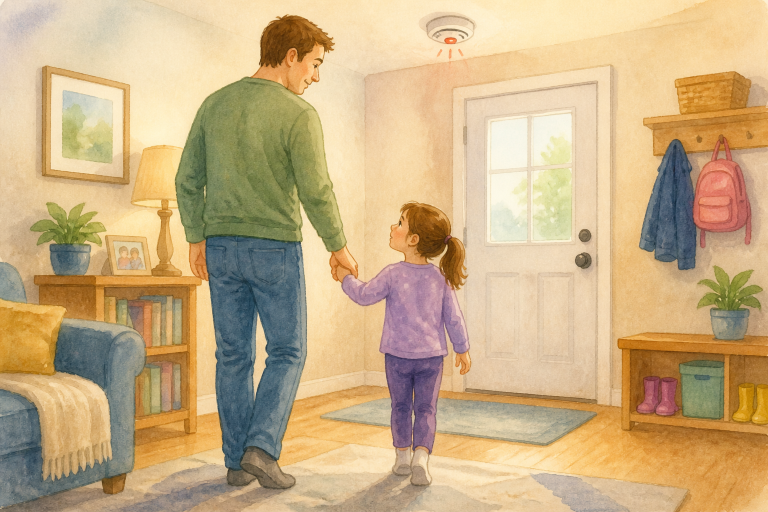
#> input picture docs/illustrations/alarm-calm.png, 1536 x 1024 px (shown at 1/2 size); its folder holds 4 pictures in this run
$ python optimize_images.py
#> lines starting #> are read from the running program, lines starting #| are printed output that depends on the picture
#!/usr/bin/env python3
"""Optimize book illustrations from originals/ into docs/illustrations/.

Usage:
  python3 scripts/optimize_images.py
"""

from __future__ import annotations

import sys
from concurrent.futures import ProcessPoolExecutor, as_completed
from pathlib import Path

from PIL import Image

ROOT = Path(__file__).resolve().parents[1]
SRC = ROOT / "originals" / "illustrations"
DST = ROOT / "docs" / "illustrations"

# Reading column ~540–700 CSS px; 2× retina ≈ 1200. 960 is a good mobile/desktop balance.
MAX_SIDE = 960
WEBP_QUALITY = 78
JPEG_QUALITY = 82
WORKERS = 4


def optimize_one(src: Path) -> tuple[str, int, int]:
    rel = src.name
    suffix = src.suffix.lower()

    # Social preview: keep JPEG for Telegram/Open Graph compatibility
    if src.stem == "og-preview":
        out = DST / "og-preview.jpg"
        with Image.open(src) as im:
            im = im.convert("RGB")
            im.save(out, "JPEG", quality=JPEG_QUALITY, optimize=True, progressive=True)
        return out.name, src.stat().st_size, out.stat().st_size

    out = DST / f"{src.stem}.webp"
    with Image.open(src) as im:
#> im is the input picture: PIL image 1536x1024 RGB; mean R, G, B 201, 174.7, 132.8
        im = im.convert("RGB")
        w, h = im.size
#> w = 1536; h = 1024
        scale = min(1.0, MAX_SIDE / max(w, h))
#> scale = 0.625
        if scale < 1.0:
            im = im.resize((int(w * scale), int(h * scale)), Image.Resampling.LANCZOS)
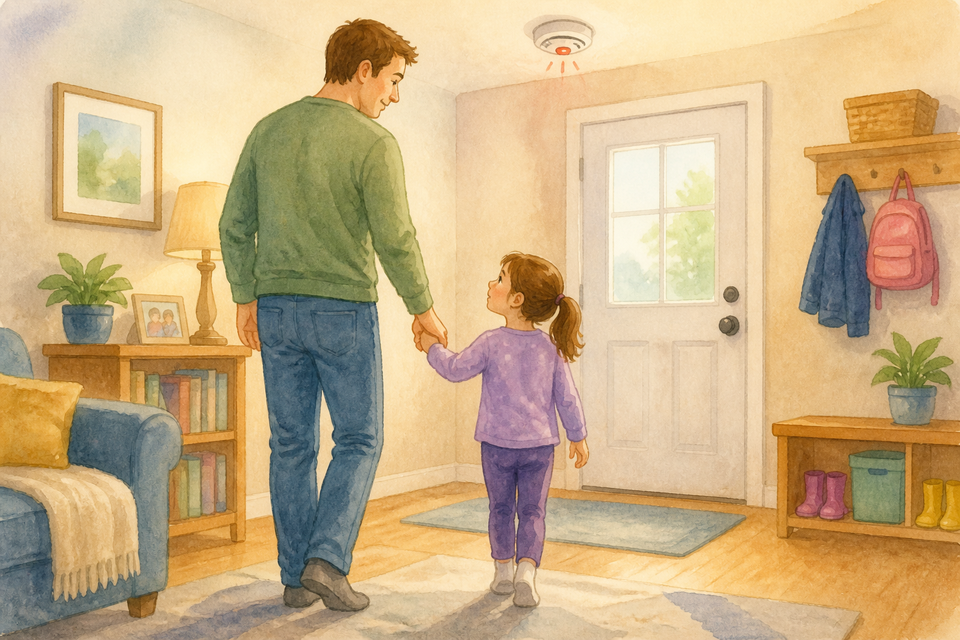
#> im: PIL image 960x640 RGB; mean R, G, B 201, 174.7, 132.8
        im.save(out, "WEBP", quality=WEBP_QUALITY, method=6)
    return out.name, src.stat().st_size, out.stat().st_size


def main() -> int:
    if not SRC.is_dir():
        print(f"Missing originals: {SRC}", file=sys.stderr)
        return 1

    DST.mkdir(parents=True, exist_ok=True)
    files = sorted(
        p
        for p in SRC.iterdir()
        if p.suffix.lower() in {".png", ".jpg", ".jpeg", ".webp"} and p.is_file()
    )
    if not files:
        print("No images found in originals/illustrations")
        return 1

    total_in = total_out = 0
    done = 0
    with ProcessPoolExecutor(max_workers=WORKERS) as pool:
        futures = {pool.submit(optimize_one, f): f for f in files}
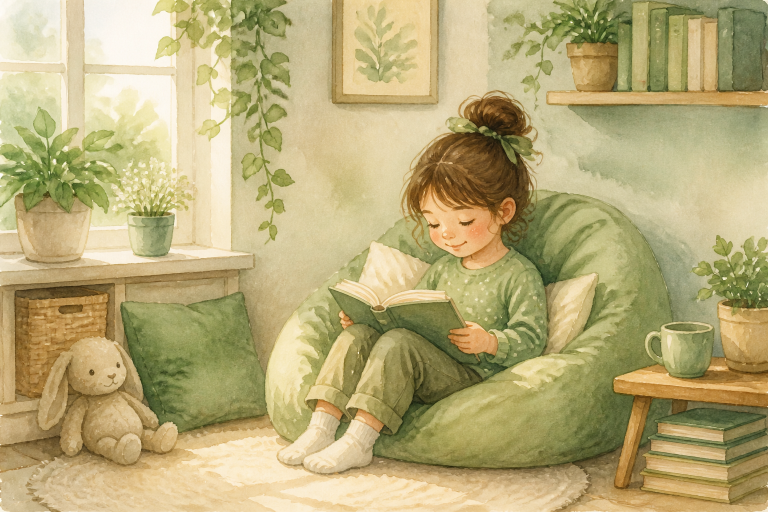
#> input picture docs/illustrations/alone-time.png, 1536 x 1024 px (shown at 1/2 size)
#> in optimize_one, im is the input picture: PIL image 1536x1024 RGB; mean R, G, B 183.9, 171.1, 120
#> in optimize_one (call 2), `im = im.resize((int(w * scale), int(h * scale)), Image.Resampling.LANC..`:
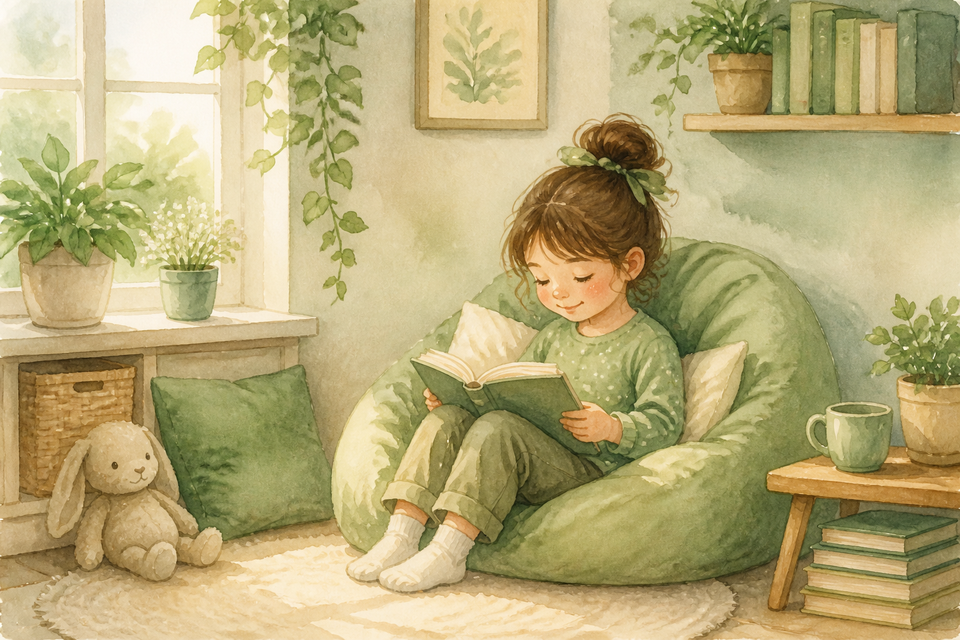
#> im: PIL image 960x640 RGB; mean R, G, B 183.9, 171.1, 120
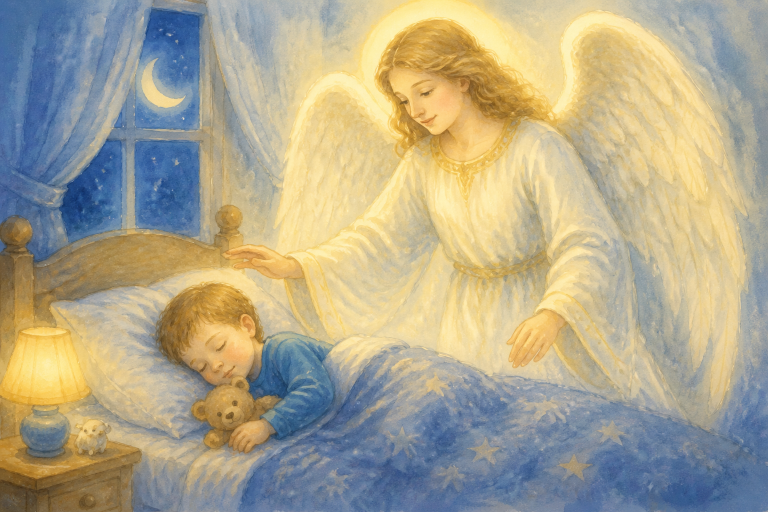
#> input picture docs/illustrations/angels.png, 1536 x 1024 px (shown at 1/2 size)
#> in optimize_one, im is the input picture: PIL image 1536x1024 RGB; mean R, G, B 174.3, 166.7, 141.4
#> in optimize_one (call 3), `im = im.resize((int(w * scale), int(h * scale)), Image.Resampling.LANC..`:
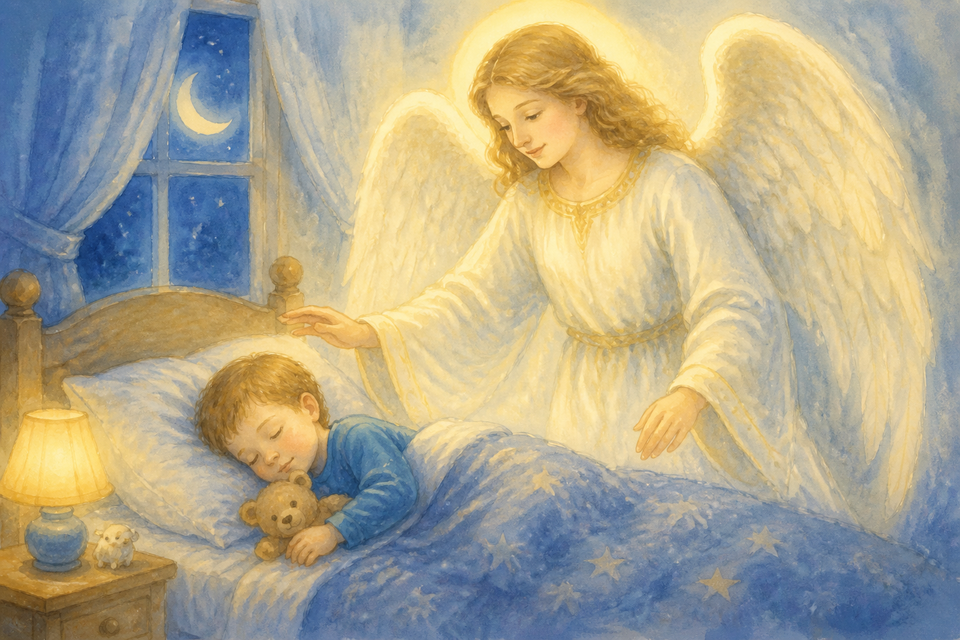
#> im: PIL image 960x640 RGB; mean R, G, B 174.3, 166.7, 141.4
        for fut in as_completed(futures):
            name, nin, nout = fut.result()
            total_in += nin
            total_out += nout
            done += 1
            if done % 20 == 0 or done == len(files):
                print(f"[{done}/{len(files)}] last={name}  {nin/1024:.0f}K → {nout/1024:.0f}K")

    print(
        f"Done: {done} files, {total_in/1024/1024:.1f} MiB → {total_out/1024/1024:.1f} MiB "
        f"({100 * total_out / total_in:.1f}% of original)"
    )
    return 0


if __name__ == "__main__":
#> (the run stopped early here; a loop or call above may not have finished)
